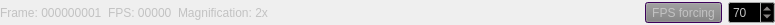
     <widget class="QWidget" name="widget_4" native="true">
      <property name="sizePolicy">
       <sizepolicy hsizetype="Preferred" vsizetype="Fixed">
        <horstretch>0</horstretch>
        <verstretch>0</verstretch>
       </sizepolicy>
      </property>
      <property name="minimumSize">
       <size>
        <width>0</width>
        <height>25</height>
       </size>
      </property>
      <property name="maximumSize">
       <size>
        <width>16777215</width>
        <height>25</height>
       </size>
      </property>
      <property name="palette">
       <palette>
        <active>
         <colorrole role="WindowText">
          <brush brushstyle="SolidPattern">
           <color alpha="255">
            <red>213</red>
            <green>209</green>
            <blue>207</blue>
           </color>
          </brush>
         </colorrole>
        </active>
        <inactive>
         <colorrole role="WindowText">
          <brush brushstyle="SolidPattern">
           <color alpha="255">
            <red>213</red>
            <green>209</green>
            <blue>207</blue>
           </color>
          </brush>
         </colorrole>
        </inactive>
        <disabled>
         <colorrole role="WindowText">
          <brush brushstyle="SolidPattern">
           <color alpha="255">
            <red>103</red>
            <green>102</green>
            <blue>100</blue>
           </color>
          </brush>
         </colorrole>
        </disabled>
       </palette>
      </property>
      <layout class="QHBoxLayout" name="horizontalLayout">
       <property name="leftMargin">
        <number>0</number>
       </property>
       <property name="topMargin">
        <number>0</number>
       </property>
       <property name="rightMargin">
        <number>0</number>
       </property>
       <property name="bottomMargin">
        <number>0</number>
       </property>
       <item>
        <widget class="QLabel" name="frameLabel">
         <property name="minimumSize">
          <size>
           <width>0</width>
           <height>15</height>
          </size>
         </property>
         <property name="maximumSize">
          <size>
           <width>16777215</width>
           <height>15</height>
          </size>
         </property>
         <property name="palette">
          <palette>
           <active>
            <colorrole role="WindowText">
             <brush brushstyle="SolidPattern">
              <color alpha="255">
               <red>194</red>
               <green>194</green>
               <blue>194</blue>
              </color>
             </brush>
            </colorrole>
            <colorrole role="Text">
             <brush brushstyle="SolidPattern">
              <color alpha="255">
               <red>211</red>
               <green>211</green>
               <blue>211</blue>
              </color>
             </brush>
            </colorrole>
            <colorrole role="ButtonText">
             <brush brushstyle="SolidPattern">
              <color alpha="255">
               <red>194</red>
               <green>194</green>
               <blue>194</blue>
              </color>
             </brush>
            </colorrole>
           </active>
           <inactive>
            <colorrole role="WindowText">
             <brush brushstyle="SolidPattern">
              <color alpha="255">
               <red>194</red>
               <green>194</green>
               <blue>194</blue>
              </color>
             </brush>
            </colorrole>
            <colorrole role="Text">
             <brush brushstyle="SolidPattern">
              <color alpha="255">
               <red>211</red>
               <green>211</green>
               <blue>211</blue>
              </color>
             </brush>
            </colorrole>
            <colorrole role="ButtonText">
             <brush brushstyle="SolidPattern">
              <color alpha="255">
               <red>194</red>
               <green>194</green>
               <blue>194</blue>
              </color>
             </brush>
            </colorrole>
           </inactive>
           <disabled>
            <colorrole role="WindowText">
             <brush brushstyle="SolidPattern">
              <color alpha="255">
               <red>103</red>
               <green>102</green>
               <blue>100</blue>
              </color>
             </brush>
            </colorrole>
            <colorrole role="Text">
             <brush brushstyle="SolidPattern">
              <color alpha="255">
               <red>103</red>
               <green>102</green>
               <blue>100</blue>
              </color>
             </brush>
            </colorrole>
            <colorrole role="ButtonText">
             <brush brushstyle="SolidPattern">
              <color alpha="255">
               <red>103</red>
               <green>102</green>
               <blue>100</blue>
              </color>
             </brush>
            </colorrole>
           </disabled>
          </palette>
         </property>
         <property name="text">
          <string>Frame: 000000001  FPS: 00000  Magnification: 2x</string>
         </property>
        </widget>
       </item>
       <item>
        <spacer name="horizontalSpacer">
         <property name="orientation">
          <enum>Qt::Horizontal</enum>
         </property>
         <property name="sizeHint" stdset="0">
          <size>
           <width>371</width>
           <height>20</height>
          </size>
         </property>
        </spacer>
       </item>
       <item>
        <widget class="QToolButton" name="fpsForcingButton">
         <property name="palette">
          <palette>
           <active>
            <colorrole role="WindowText">
             <brush brushstyle="SolidPattern">
              <color alpha="255">
               <red>194</red>
               <green>194</green>
               <blue>194</blue>
              </color>
             </brush>
            </colorrole>
            <colorrole role="Button">
             <brush brushstyle="SolidPattern">
              <color alpha="255">
               <red>127</red>
               <green>127</green>
               <blue>127</blue>
              </color>
             </brush>
            </colorrole>
            <colorrole role="ButtonText">
             <brush brushstyle="SolidPattern">
              <color alpha="255">
               <red>194</red>
               <green>194</green>
               <blue>194</blue>
              </color>
             </brush>
            </colorrole>
            <colorrole role="Base">
             <brush brushstyle="SolidPattern">
              <color alpha="255">
               <red>255</red>
               <green>255</green>
               <blue>255</blue>
              </color>
             </brush>
            </colorrole>
            <colorrole role="Window">
             <brush brushstyle="SolidPattern">
              <color alpha="255">
               <red>85</red>
               <green>0</green>
               <blue>127</blue>
              </color>
             </brush>
            </colorrole>
           </active>
           <inactive>
            <colorrole role="WindowText">
             <brush brushstyle="SolidPattern">
              <color alpha="255">
               <red>194</red>
               <green>194</green>
               <blue>194</blue>
              </color>
             </brush>
            </colorrole>
            <colorrole role="Button">
             <brush brushstyle="SolidPattern">
              <color alpha="255">
               <red>127</red>
               <green>127</green>
               <blue>127</blue>
              </color>
             </brush>
            </colorrole>
            <colorrole role="ButtonText">
             <brush brushstyle="SolidPattern">
              <color alpha="255">
               <red>194</red>
               <green>194</green>
               <blue>194</blue>
              </color>
             </brush>
            </colorrole>
            <colorrole role="Base">
             <brush brushstyle="SolidPattern">
              <color alpha="255">
               <red>255</red>
               <green>255</green>
               <blue>255</blue>
              </color>
             </brush>
            </colorrole>
            <colorrole role="Window">
             <brush brushstyle="SolidPattern">
              <color alpha="255">
               <red>85</red>
               <green>0</green>
               <blue>127</blue>
              </color>
             </brush>
            </colorrole>
           </inactive>
           <disabled>
            <colorrole role="WindowText">
             <brush brushstyle="SolidPattern">
              <color alpha="255">
               <red>194</red>
               <green>194</green>
               <blue>194</blue>
              </color>
             </brush>
            </colorrole>
            <colorrole role="Button">
             <brush brushstyle="SolidPattern">
              <color alpha="255">
               <red>127</red>
               <green>127</green>
               <blue>127</blue>
              </color>
             </brush>
            </colorrole>
            <colorrole role="ButtonText">
             <brush brushstyle="SolidPattern">
              <color alpha="255">
               <red>170</red>
               <green>0</green>
               <blue>255</blue>
              </color>
             </brush>
            </colorrole>
            <colorrole role="Base">
             <brush brushstyle="SolidPattern">
              <color alpha="255">
               <red>85</red>
               <green>0</green>
               <blue>127</blue>
              </color>
             </brush>
            </colorrole>
            <colorrole role="Window">
             <brush brushstyle="SolidPattern">
              <color alpha="255">
               <red>85</red>
               <green>0</green>
               <blue>127</blue>
              </color>
             </brush>
            </colorrole>
           </disabled>
          </palette>
         </property>
         <property name="text">
          <string>FPS forcing</string>
         </property>
         <property name="checkable">
          <bool>true</bool>
         </property>
        </widget>
       </item>
       <item>
        <widget class="QSpinBox" name="fpsForcingSpinBox">
         <property name="enabled">
          <bool>true</bool>
         </property>
         <property name="palette">
          <palette>
           <active>
            <colorrole role="Button">
             <brush brushstyle="SolidPattern">
              <color alpha="255">
               <red>0</red>
               <green>0</green>
               <blue>0</blue>
              </color>
             </brush>
            </colorrole>
            <colorrole role="Text">
             <brush brushstyle="SolidPattern">
              <color alpha="255">
               <red>194</red>
               <green>194</green>
               <blue>194</blue>
              </color>
             </brush>
            </colorrole>
            <colorrole role="Base">
             <brush brushstyle="SolidPattern">
              <color alpha="255">
               <red>0</red>
               <green>0</green>
               <blue>0</blue>
              </color>
             </brush>
            </colorrole>
           </active>
           <inactive>
            <colorrole role="Button">
             <brush brushstyle="SolidPattern">
              <color alpha="255">
               <red>0</red>
               <green>0</green>
               <blue>0</blue>
              </color>
             </brush>
            </colorrole>
            <colorrole role="Text">
             <brush brushstyle="SolidPattern">
              <color alpha="255">
               <red>194</red>
               <green>194</green>
               <blue>194</blue>
              </color>
             </brush>
            </colorrole>
            <colorrole role="Base">
             <brush brushstyle="SolidPattern">
              <color alpha="255">
               <red>0</red>
               <green>0</green>
               <blue>0</blue>
              </color>
             </brush>
            </colorrole>
           </inactive>
           <disabled>
            <colorrole role="Button">
             <brush brushstyle="SolidPattern">
              <color alpha="255">
               <red>0</red>
               <green>0</green>
               <blue>0</blue>
              </color>
             </brush>
            </colorrole>
            <colorrole role="Text">
             <brush brushstyle="SolidPattern">
              <color alpha="255">
               <red>103</red>
               <green>102</green>
               <blue>100</blue>
              </color>
             </brush>
            </colorrole>
            <colorrole role="Base">
             <brush brushstyle="SolidPattern">
              <color alpha="255">
               <red>99</red>
               <green>99</green>
               <blue>99</blue>
              </color>
             </brush>
            </colorrole>
           </disabled>
          </palette>
         </property>
         <property name="maximum">
          <number>999</number>
         </property>
         <property name="value">
          <number>70</number>
         </property>
        </widget>
       </item>
      </layout>
     </widget>
